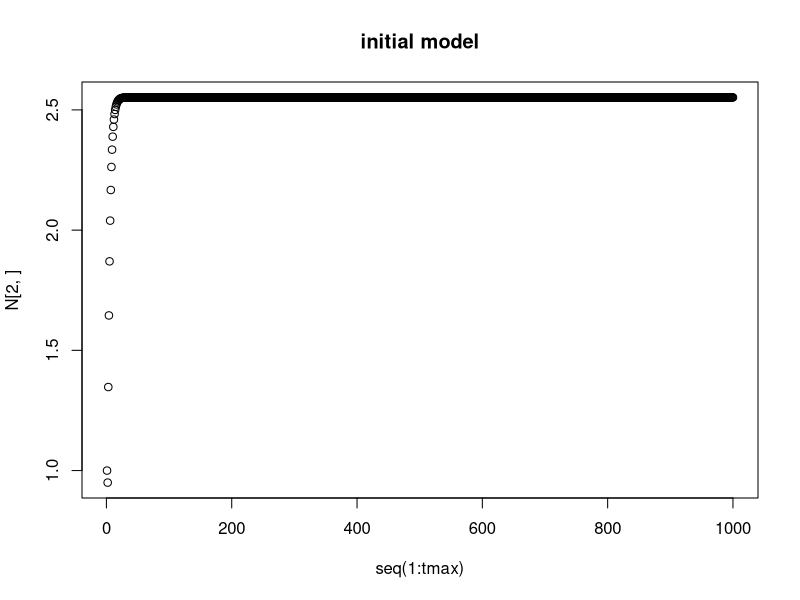
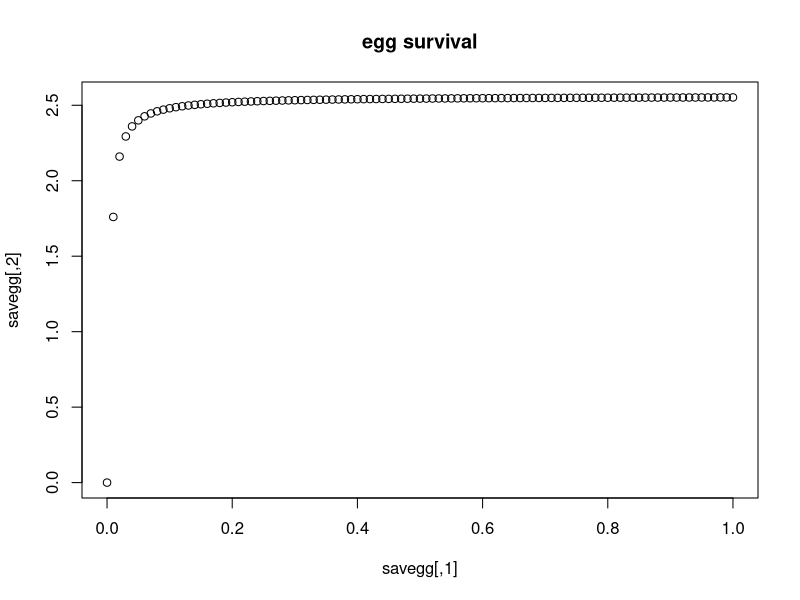
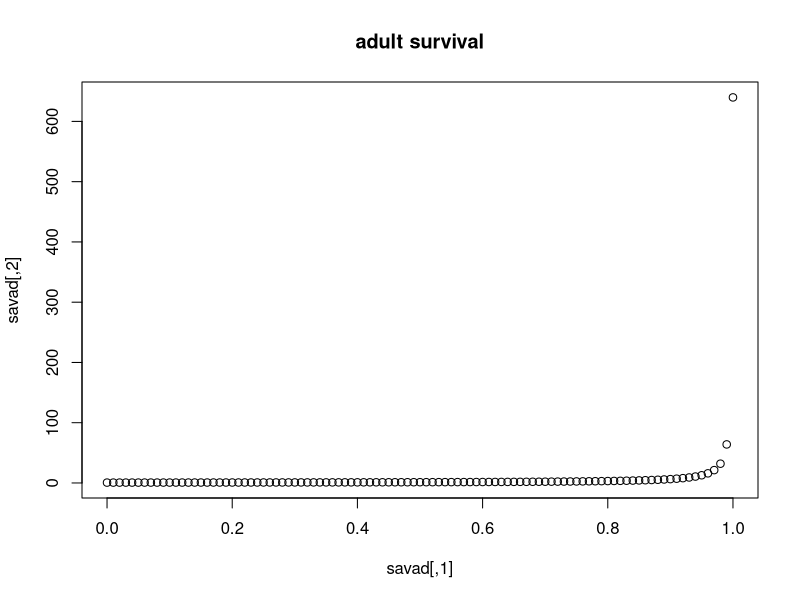

Recreate these plots in R, in order.
## ---- chunk 1

phi = 5000 # clutch size
se = .6 # egg survival
sm = .2 # metamorph survival
sj = .2 # juvenile survival
sa = .75 #adult survival
stmax = .8 # max egg survival
p = .5 # sex ratio
d = .05 # density dependence coefficient
gamma = 1 # density dependence exponent
tmax = 200 # number of years for the time series

# creating the time series matrix, two rows (juveniles and adults) and a column for 
#every year
N <- matrix(nrow=2,ncol=tmax)
# giving it the starting values, what we put here does not matter, 
#it will converge on the same equillibrium, it may just take longer
N[,1] <- 1

# for loop
# this loops through each year, starting with year 2 since we already gave it the 
#year 1 values to start with
for(t in 2:tmax){
tt = N[2,t-1] * p * phi * se # gives us teh total number of tadpoles hatched by 
#taking the number of adults from the previouis year, and multiplying it by the 
#sex ratio, the clutch size per female, and the egg survival
st = (stmax)/((1+d*tt)^gamma) # gives us tadpole survival, which is maximum egg 
#survival divided by 1 + the density dependent coefficient times the number of 
#tadpoles in this time step rasied to gamma
ft = p * phi * se * st * sm # this gives us our per capita fecundity by taking 
#the sex ratio times the clutch size, times the survival of eggs time the survival 
#of tadpoles (from above) and the survival of metamorphs
mat <- matrix(c(0,sj,ft,sa),ncol=2, nrow=2) # this takes the values we just 
#figured out, along with a few we defined before the loop to create our matrix, 
#it's a simple 2x2 matrix. the first column is 0 and survival of juveniles to 
#become adults. the 0 is because all the juveniles leave the juvenile category, 
#none remain
# the second column is the fecundity at this time step (so the number of eggs 
#laid that become juveniles) and then the survival of adults
newN <- mat %*% N[,t-1] # here we are multiplying our matrix we just created 
#times the population size from the previous time step in our N time series matrix
N[,t] <- newN # this takes the results of taht matrix multiplication and puts 
#it in as the population size for this time step so that we can move onto the next one. 
}
## ---- chunk 2
phi = 5000
se = .6
sm = .2
sj = .2
sa = .75
stmax = .8
p = .5
d = .05
gamma = 1
tmax = 200

mat <- matrix(c(0,sj,ft,sa),ncol=2, nrow=2)

N <- matrix(nrow=2,ncol=tmax)
N[,1] <- 1


for(t in 2:tmax){
tt = N[2,t-1] * p * phi * se
st = (stmax)/((1+d*tt)^gamma)
ft = p * phi * se * st * sm
mat <- matrix(c(0,sj,ft,sa),ncol=2, nrow=2)
newN <- mat %*% N[,t-1]
N[,t] <- newN
}


####

## Sensativity

####


phi = 5000
se = .6
sm = .2
sj = .2
sa = seq(0,1,by=.01)
stmax = .8
p = .5
d = .05
gamma = 1
tmax = 1000

mat <- matrix(c(0,sj,ft,sa),ncol=2, nrow=2)

N <- matrix(nrow=2,ncol=tmax)
N[,1] <- 1

savad <- matrix(ncol=2, nrow=length(sa))
savad[,1] <- sa

for(i in 1:length(sa)){
	for(t in 2:tmax){
		tt = N[2,t-1] * p * phi * se
		st = (stmax)/((1+d*tt)^gamma)
		ft = p * phi * se * st * sm
		mat <- matrix(c(0,sj,ft,sa[i]),ncol=2, nrow=2)
		newN <- mat %*% N[,t-1]
		N[,t] <- newN
	}
savad[i,2] <- newN[2,]
}




###

## egg survival

###


phi = 5000
se = seq(0,1,by=.01)
sm = .2
sj = .2
sa = .75
stmax = .8
p = .5
d = .05
gamma = 1
tmax = 1000

mat <- matrix(c(0,sj,ft,sa),ncol=2, nrow=2)

N <- matrix(nrow=2,ncol=tmax)
N[,1] <- 1

savegg <- matrix(ncol=2, nrow=length(se))
savegg[,1] <- se

for(i in 1:length(se)){
	for(t in 2:tmax){
		tt = N[2,t-1] * p * phi * se[i]
		st = (stmax)/((1+d*tt)^gamma)
		ft = p * phi * se[i] * st * sm
		mat <- matrix(c(0,sj,ft,sa),ncol=2, nrow=2)
		newN <- mat %*% N[,t-1]
		N[,t] <- newN
	}
savegg[i,2] <- newN[2,]
}



###

## plots

###

## ---- chunk 3
plot(seq(1:tmax), N[2,], main="initial model")
## ---- chunk 4
plot(savegg, main="egg survival")
## ---- chunk 5
plot(savad, main="adult survival")

